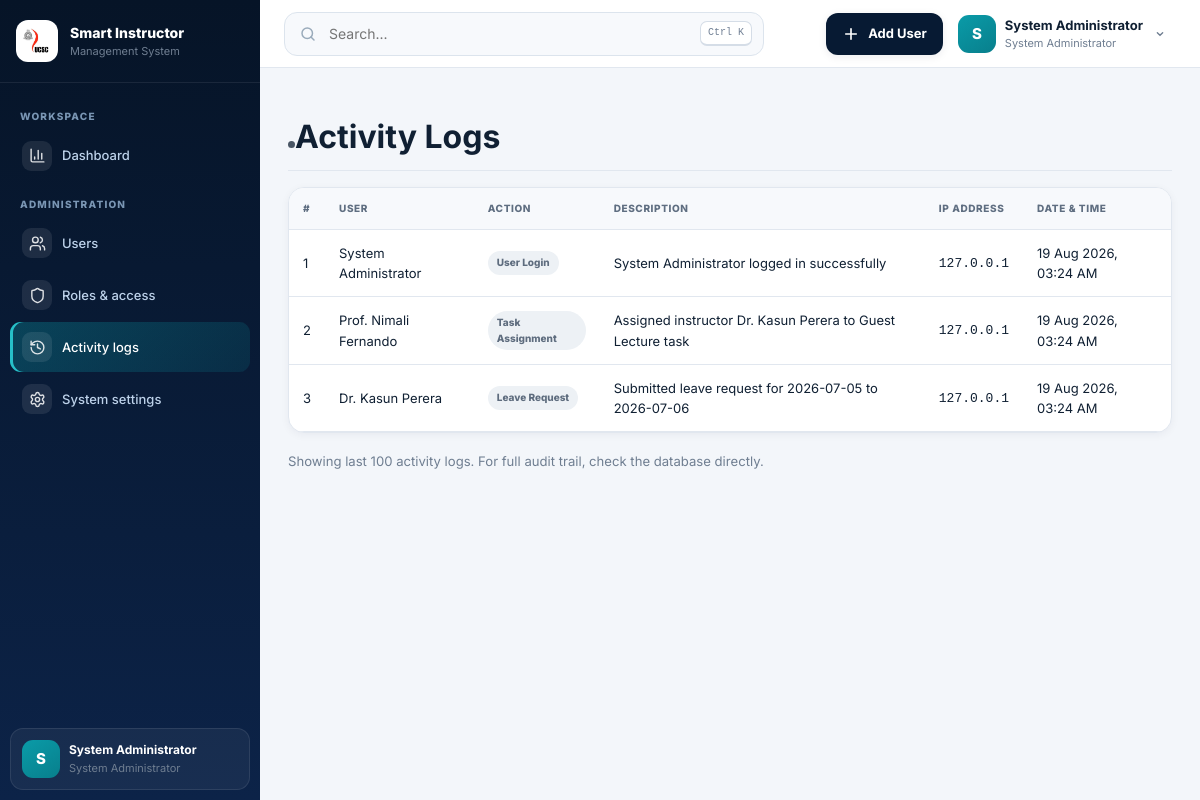
Before: /admin/activity_logs.php (signed in) with the older database file.
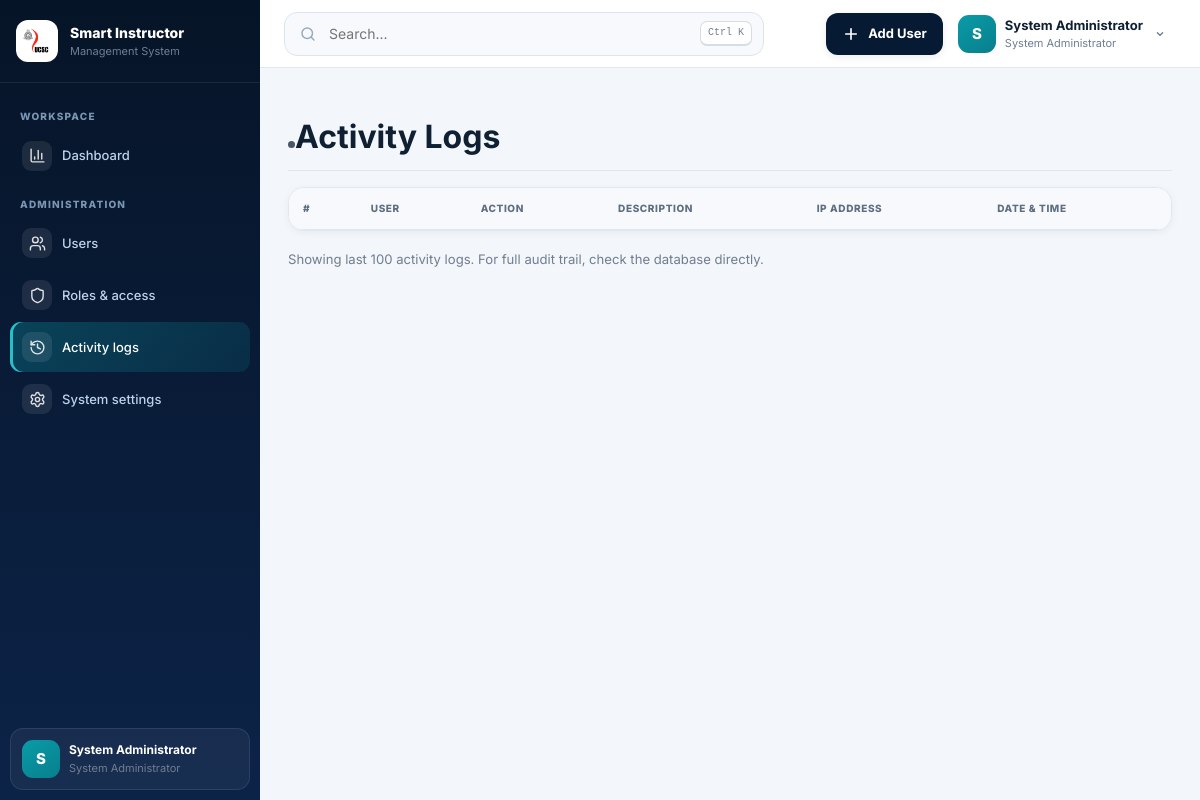
After: the same page with the newer database file.
### tables this page shows
CREATE TABLE `users` (
  `id` int(11) NOT NULL,
  `username` varchar(50) NOT NULL,
  `email` varchar(100) NOT NULL,
  `password` varchar(255) NOT NULL,
  `full_name` varchar(150) NOT NULL,
  `role_id` int(11) NOT NULL,
  `status` enum('active','inactive','suspended') DEFAULT 'active',
  `phone` varchar(20) DEFAULT NULL,
  `avatar_url` varchar(255) DEFAULT NULL,
  `created_at` timestamp NOT NULL DEFAULT current_timestamp(),
  `updated_at` timestamp NOT NULL DEFAULT current_timestamp() ON UPDATE current_timestamp()
);

CREATE TABLE `roles` (
  `id` int(11) NOT NULL,
  `role_name` varchar(100) NOT NULL,
  `description` text DEFAULT NULL,
  `created_at` timestamp NOT NULL DEFAULT current_timestamp()
);

CREATE TABLE `activity_logs` (
  `id` int(11) NOT NULL,
  `user_id` int(11) DEFAULT NULL,
  `action` varchar(100) NOT NULL,
  `description` text DEFAULT NULL,
  `ip_address` varchar(45) DEFAULT NULL,
  `created_at` timestamp NOT NULL DEFAULT current_timestamp()
);

### config/config.php (called while the page is built, shortened)
<?php
if (!function_exists('app_url')) {
    function app_url(string $path = ''): string {
        $path = ltrim($path, '/');
        return $path === '' ? SITE_URL : SITE_URL . '/' . $path;
    }
}

### includes/auth.php (called while the page is built, shortened)
<?php
require_once __DIR__ . '/../config/config.php';
require_once __DIR__ . '/../config/db.php';
function isLoggedIn() {
    return isset($_SESSION['user_id']) && !empty($_SESSION['user_id']);
}
function getCurrentUser() {
    global $pdo;
    static $cachedUser = null;
    if ($cachedUser === null) {
        $stmt = $pdo->prepare("SELECT u.*, r.role_name FROM users u JOIN roles r ON u.role_id = r.id WHERE u.id = ? LIMIT 1");
        $stmt->execute([$_SESSION['user_id']]);
        $cachedUser = $stmt->fetch();
    }
    return $cachedUser;
}
function getCurrentRoleId() {
    return isset($_SESSION['role_id']) ? (int)$_SESSION['role_id'] : null;
}
?>

### admin/activity_logs.php (the view, shortened to what this page needs)
<?php
require_once __DIR__ . '/../includes/auth.php';
require_once __DIR__ . '/../includes/functions.php';
require_once __DIR__ . '/../config/db.php';
include __DIR__ . '/../includes/header.php';
$logs = $pdo->query("
    SELECT al.*, u.full_name
    FROM activity_logs al
    LEFT JOIN users u ON al.user_id = u.id
    ORDER BY al.created_at DESC
    LIMIT 100
")->fetchAll();
?>
            <div class="d-flex justify-content-between align-items-center pt-3 pb-2 mb-3 border-bottom">
                <h1 class="h2"><span class="ui-dot" aria-hidden="true"></span>Activity Logs</h1>
            </div>
            <div class="card shadow-sm">
                <div class="card-body p-0">
                    <div class="table-responsive">
                        <table class="table table-hover mb-0" id="activityLogsTable">
                            <thead class="table-light">
                                <tr>
                                    <th>#</th>
                                    <th>User</th>
                                    <th>Action</th>
                                    <th>Description</th>
                                    <th>IP Address</th>
                                    <th>Date & Time</th>
                                </tr>
                            </thead>
                            <tbody>
                                <?php foreach ($logs as $index => $log): ?>
                                <tr>
                                    <td><?= $index + 1 ?></td>
                                    <td><?= htmlspecialchars($log['full_name'] ?? 'System') ?></td>
                                    <td><span class="badge bg-secondary"><?= htmlspecialchars($log['action']) ?></span></td>
                                    <td><?= htmlspecialchars($log['description']) ?></td>
                                    <td><code><?= htmlspecialchars($log['ip_address']) ?></code></td>
                                    <td><?= date('d M Y, h:i A', strtotime($log['created_at'])) ?></td>
                                </tr>
                                <?php endforeach; ?>
                            </tbody>
                        </table>
                    </div>
                </div>
            </div>
            <div class="mt-3 text-muted small">
                Showing last 100 activity logs. For full audit trail, check the database directly.
            </div>
<?php include __DIR__ . '/../includes/footer.php'; ?>

### includes/header.php (shortened to what this page needs)
<?php
require_once __DIR__ . '/../config/config.php';
if (!isset($currentUser) && function_exists('getCurrentUser')) { $currentUser = getCurrentUser(); }
$currentUser = is_array($currentUser ?? null) ? $currentUser : [];
$displayName = trim((string)($currentUser['full_name'] ?? 'UCSC User')) ?: 'UCSC User';
$roleName = trim((string)($currentUser['role_name'] ?? 'System User')) ?: 'System User';
?>
<!doctype html>
<html lang="en">
<head>
  <link rel="stylesheet" href="<?= app_url('assets/css/style.css') ?>">
</head>
<body>
<?php if (empty($hideNavbar)): ?>
<div class="app-shell">
  <?php include __DIR__ . '/sidebar.php'; ?>
  <div class="right-panel">
    <?php include __DIR__ . '/navbar.php'; ?>
    <main class="main-content" id="mainContent">
<?php endif; ?>

### includes/sidebar.php (shortened to what this page needs)
<?php
require_once __DIR__ . '/../config/config.php';
require_once __DIR__ . '/auth.php';
$currentRole = (int)getCurrentRoleId();
$currentPage = basename($_SERVER['PHP_SELF'] ?? '');
$currentUser = getCurrentUser() ?: [];
if (!function_exists('sidebar_link')) {
    function sidebar_link(string $path, string $label, string $icon, string $currentPage): void {
        $active = basename($path) === $currentPage ? ' active' : '';
        $iconUrl = app_url('assets/icons/' . $icon . '.svg');
        echo '<li><a class="sidebar-link' . $active . '" href="' . htmlspecialchars(app_url($path)) . '">';
        echo '<span class="sidebar-icon"><img src="' . htmlspecialchars($iconUrl) . '" alt=""></span>';
        echo '<span>' . htmlspecialchars($label) . '</span></a></li>';
    }
}
?>
<aside class="sidebar" id="sidebar">
  <div class="sidebar-head">
    <span class="sidebar-emblem"><img src="<?= app_url('assets/images/ucsc-logo.png') ?>" alt="UCSC"></span>
    <div><strong>Smart Instructor</strong><small>Management System</small></div>
  </div>
  <nav aria-label="Main navigation">
    <p class="sidebar-label">Workspace</p>
    <ul class="sidebar-nav">
      <?php
      $dashMap = [
        ROLE_ADMIN=>'admin/dashboard.php', ROLE_INSTRUCTOR=>'instructor/dashboard.php',
        ROLE_COORDINATOR=>'coordinator/dashboard.php', ROLE_CHIEF_COORDINATOR=>'chief_coordinator/dashboard.php',
        ROLE_NON_ACADEMIC=>'non_academic/dashboard.php', ROLE_PROJECT_COORDINATOR=>'project_coordinator/coordinator_dashboard.php',
        ROLE_DIRECTOR=>'director/dashboard.php'
      ];
      sidebar_link($dashMap[$currentRole] ?? 'index.php', 'Dashboard', 'chart-column', $currentPage);
      if ($currentRole === ROLE_ADMIN) {
        echo '<p class="sidebar-label">Administration</p>';
      }
      ?>
    </ul>
  </nav>
  <div class="sidebar-user">
    <span class="avatar"><?= htmlspecialchars(strtoupper(substr((string)($currentUser['full_name'] ?? 'U'),0,1))) ?></span>
    <span><strong><?= htmlspecialchars($currentUser['full_name'] ?? 'UCSC User') ?></strong><small><?= htmlspecialchars($currentUser['role_name'] ?? 'System User') ?></small></span>
  </div>
</aside>

### includes/navbar.php (shortened to what this page needs)
<?php
$roleId = function_exists('getCurrentRoleId') ? (int)getCurrentRoleId() : 0;
$userAvatarUrl = !empty($_SESSION['avatar_url']) ? app_url($_SESSION['avatar_url']) : (!empty($currentUser['avatar_url']) ? app_url($currentUser['avatar_url']) : null);
$cleanName = trim(preg_replace('/^(Dr\.|Prof\.|Mr\.|Mrs\.|Ms\.)\s+/i', '', $displayName ?? 'User'));
$firstInitial = mb_substr($cleanName, 0, 1);
?>
<header class="topbar">
  <div class="topbar-inner">
    <div class="topbar-left">
      <div class="global-search" role="search">
        <svg viewBox="0 0 24 24" fill="none" stroke="currentColor" stroke-width="2" stroke-linecap="round"><circle cx="11" cy="11" r="7"/><path d="m20 20-4-4"/></svg>
        <input id="globalSearch" type="search" placeholder="Search..." aria-label="Search this page">
        <kbd>Ctrl K</kbd>
      </div>
    </div>
    <div class="top-actions">
      <?php if ($roleId === ROLE_ADMIN): ?>
      <div class="menu-wrap">
        <button class="primary-action" type="button" data-menu-button="quickMenu" aria-expanded="false">
          <svg viewBox="0 0 24 24" fill="none" stroke="currentColor" stroke-width="2.2" stroke-linecap="round"><path d="M12 5v14M5 12h14"/></svg>
          <span>Add User</span>
        </button>
      </div>
      <?php endif; ?>
      <div class="menu-wrap">
        <button class="profile-button" type="button" data-menu-button="profileMenu" aria-expanded="false">
          <?= sic_user_avatar($userAvatarUrl, $firstInitial, 'avatar') ?>
          <span class="profile-copy">
            <strong><?= htmlspecialchars($displayName) ?></strong>
            <small><?= htmlspecialchars($roleName) ?></small>
          </span>
          <svg class="chevron" viewBox="0 0 24 24" fill="none" stroke="currentColor" stroke-width="2" stroke-linecap="round"><path d="m8 10 4 4 4-4"/></svg>
        </button>
      </div>
    </div>
  </div>
</header>

### includes/functions.php (shortened to what this page needs)
<?php
require_once __DIR__ . '/../config/config.php';
require_once __DIR__ . '/../config/db.php';
require_once __DIR__ . '/auth.php';
function sic_user_avatar(?string $avatarUrl, string $fallbackInitial = 'U', string $class = 'avatar'): string {
    $class = htmlspecialchars($class, ENT_QUOTES, 'UTF-8');
    $initial = htmlspecialchars(mb_strtoupper($fallbackInitial !== '' ? mb_substr($fallbackInitial, 0, 1) : 'U'), ENT_QUOTES, 'UTF-8');
    return '<span class="' . $class . '">' . $initial . '</span>';
}
?>

### includes/footer.php (shortened to what this page needs)
    </main>
  </div>
</div>
</body>
</html>

Changed rows visible on the page:
removed activity_logs: user.full_name "System Administrator", action "User Login", description "System Administrator logged in successfully", ip_address "127.0.0.1", created_at "19 Aug 2026, 03:24 AM"
removed activity_logs: user.full_name "Prof. Nimali Fernando", action "Task Assignment", description "Assigned instructor Dr. Kasun Perera to Guest Lecture task", ip_address "127.0.0.1", created_at "19 Aug 2026, 03:24 AM"
removed activity_logs: user.full_name "Dr. Kasun Perera", action "Leave Request", description "Submitted leave request for 2026-07-05 to 2026-07-06", ip_address "127.0.0.1", created_at "19 Aug 2026, 03:24 AM"
